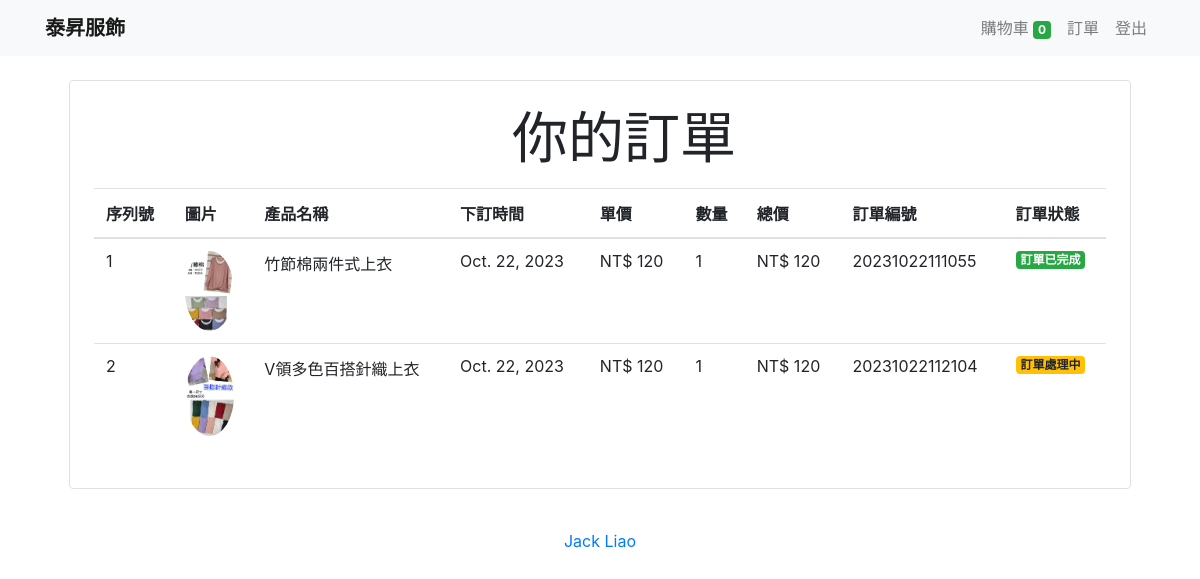
/orders/ (signed in), run on an earlier commit of the app's database.
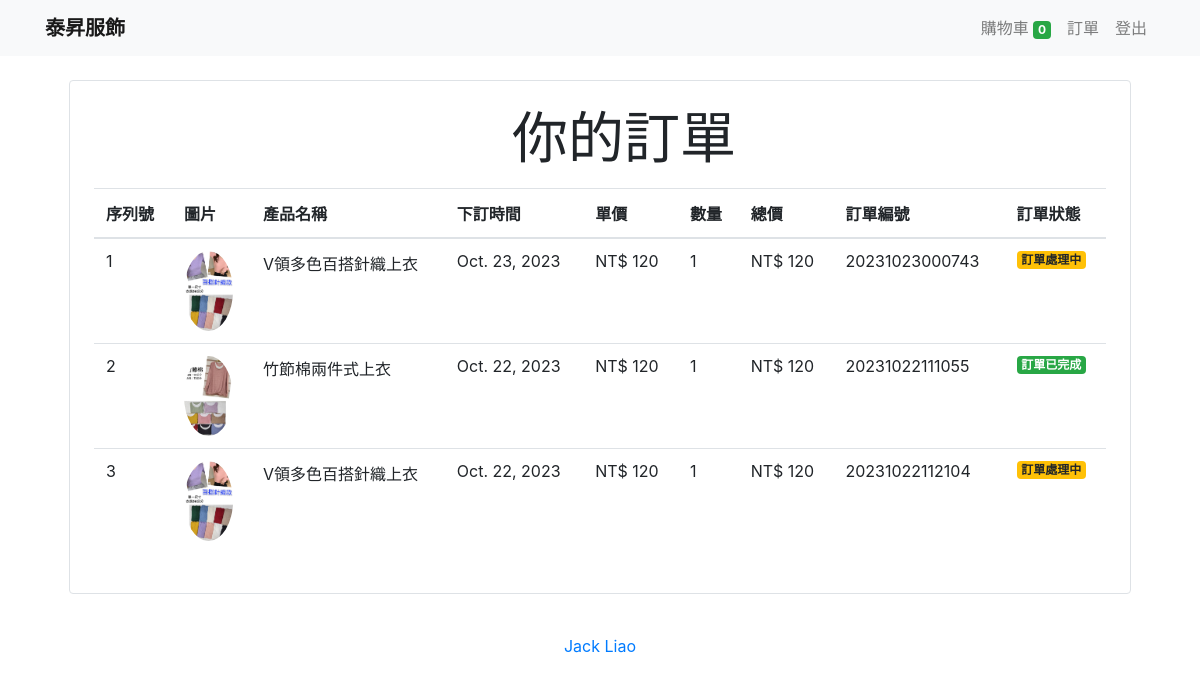
And on a later commit of the database.
### shop/models/orders.py (models this page shows, shortened)
class Order(models.Model):
    product = models.ForeignKey(Product,
                                on_delete=models.CASCADE)
    customer = models.ForeignKey(Customer,
                                 on_delete=models.CASCADE)
    quantity = models.PositiveIntegerField(default=1)
    price = models.PositiveIntegerField()
    address = models.CharField(max_length=200, default='')
    phone = models.CharField(max_length=13, default='')
    order_id = models.CharField(max_length=50, default='')
    order_date = models.DateField(default=datetime.datetime.today)
    order_status = models.BooleanField(default=False)
    @staticmethod
    def get_orders_by_customer(customer_id):
        return Order.objects.filter(customer=customer_id).order_by('-order_date')

### shop/models/products.py (models this page shows, shortened)
class Product(models.Model):
    name = models.CharField(max_length=50)
    price = models.PositiveIntegerField(default=0)
    category = models.ForeignKey(Category, on_delete=models.CASCADE, default=1)
    description = models.CharField(max_length=5000,default='',null=True,blank=True)
    image = models.ImageField(upload_to='uploads/products/')

### shop/middlewares/auth.py (the view)
    def middleware(request):
        returnUrl = request.META['PATH_INFO']
        print("Return URL : ",returnUrl)
        if not request.session.get('customer'):
           return redirect(f'/login?return_url={returnUrl}')
        response = get_response(request)
        return response

### shop/templatetags/custom.py (called while the page is built)
@register.filter(name='currency')
def currency(number):
    return "NT$ "+str(number)

@register.filter(name='multiply')
def multiply(number , number1):
    return number * number1

### shop/views/orders.py (called while the page is built)
    def get(self , request ):
        customer = request.session.get('customer')
        orders = Order.get_orders_by_customer(customer)
        return render(request , 'orders.html'  , {'orders' : orders})

### shop/templates/orders.html (shortened to what this page needs)
<head>
</head>
{% extends 'base.html' %} {% block content %} {% load cart %} {% load custom %}
<div class="container">
  <div class="border rounded p-4 m-4">
    <center><p class="display-4 pl-4 ml-4">你的訂單</p></center>
    <table class="table">
      <thead>
        <tr>
          <th>序列號</th>
          <th>圖片</th>
          <th>產品名稱</th>
          <th>下訂時間</th>
          <th>單價</th>
          <th>數量</th>
          <th>總價</th>
          <th>訂單編號</th>
          <th>訂單狀態</th>
        </tr>
      </thead>
      <tbody>
        {% for order in orders %}
        <tr>
          <td>{{forloop.counter}}</td>
          <td>
            <img
              style="height: 80px"
              class="rounded-circle"
              src="{{order.product.image.url}}"
              alt=""
            />
          </td>
          <td>{{order.product.name}}</td>
          <td>{{order.order_date}}</td>
          <td>{{order.price|currency}}</td>
          <td>{{order.quantity}}</td>
          <td>{{order.quantity|multiply:order.price|currency}}</td>
          <td>{{order.order_id}}</td>
          {% if order.order_status %}
          <td><small class="badge badge-success">訂單已完成</small></td>
          {%else%}
          <td><small class="badge badge-warning">訂單處理中</small></td>
          {% endif %}
        </tr>
        {% endfor %}
      </tbody>
    </table>
    </div>
  </div>
{% endblock %}

### shop/templates/base.html (shortened to what this page needs)
<!DOCTYPE html>
<html lang="en">
  <head>
    <link
      rel="stylesheet"
      href="https://stackpath.bootstrapcdn.com/bootstrap/4.5.2/css/bootstrap.min.css"
    />
  </head>
  <body>
    <nav class="navbar navbar-expand-lg navbar-light bg-light">
      <div class="container mx-auto">
      <a class="navbar-brand" href="/"><strong>泰昇服飾</strong></a>
      <div class="collapse navbar-collapse" id="navbarSupportedContent">
        <ul class="navbar-nav my-2 my-lg-0">
          <li class="nav-item">
            <a class="nav-link" href="{% url 'cart' %}"
              >購物車
              <span class="badge badge-success">{{request.session.cart.keys|length}}</span>
              <span class="sr-only">(current)</span></a
            >
          </li>
          {% if request.session.customer %}
          <li class="nav-item">
            <a class="nav-link" href="{% url 'orders' %}"
              >訂單<span class="sr-only">(current)</span></a
            >
          </li>
          <li class="nav-item">
            <a class="nav-link" href="{% url 'logout' %}"
              >登出 <span class="sr-only">(current)</span></a
            >
          </li>
          {% endif %}
        </ul>
      </div>
    </div>
    </nav>
    {% block content %}{% endblock %}
    <footer>
      <div class="footer-copyright text-center py-3">
        <a href="http://www.jackliaomatsuyama.org:8867/"> Jack Liao</a>
      </div>
    </footer>
  </body>
</html>

What changed in the data, as far as the page shows it:
added Order: product.image (picture), product.name "V領多色百搭針織上衣", order_date "Oct. 23, 2023", price "NT$ 120", quantity "1", quantity|multiply "NT$ 120", order_id "20231023000743", order_status "訂單處理中"
